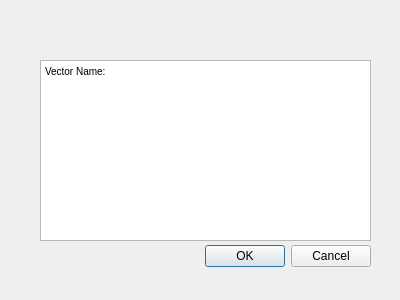
<?xml version="1.0" encoding="UTF-8"?>
<ui version="4.0">
 <class>Dialog</class>
 <widget class="QDialog" name="Dialog">
  <property name="geometry">
   <rect>
    <x>0</x>
    <y>0</y>
    <width>400</width>
    <height>300</height>
   </rect>
  </property>
  <property name="windowTitle">
   <string>Dialog</string>
  </property>
  <widget class="QDialogButtonBox" name="buttonBox">
   <property name="geometry">
    <rect>
     <x>30</x>
     <y>240</y>
     <width>341</width>
     <height>32</height>
    </rect>
   </property>
   <property name="orientation">
    <enum>Qt::Horizontal</enum>
   </property>
   <property name="standardButtons">
    <set>QDialogButtonBox::Cancel|QDialogButtonBox::Ok</set>
   </property>
  </widget>
  <widget class="QTextEdit" name="textEdit">
   <property name="geometry">
    <rect>
     <x>40</x>
     <y>60</y>
     <width>331</width>
     <height>181</height>
    </rect>
   </property>
   <property name="html">
    <string>&lt;!DOCTYPE HTML PUBLIC &quot;-//W3C//DTD HTML 4.0//EN&quot; &quot;http://www.w3.org/TR/REC-html40/strict.dtd&quot;&gt;
&lt;html&gt;&lt;head&gt;&lt;meta name=&quot;qrichtext&quot; content=&quot;1&quot; /&gt;&lt;style type=&quot;text/css&quot;&gt;
p, li { white-space: pre-wrap; }
&lt;/style&gt;&lt;/head&gt;&lt;body style=&quot; font-family:'.SF NS Text'; font-size:13pt; font-weight:400; font-style:normal;&quot;&gt;
&lt;p style=&quot; margin-top:0px; margin-bottom:0px; margin-left:0px; margin-right:0px; -qt-block-indent:0; text-indent:0px;&quot;&gt;&lt;span style=&quot; font-family:'MS Shell Dlg 2'; font-size:7.8pt;&quot;&gt;Vector Name:&lt;/span&gt;&lt;/p&gt;&lt;/body&gt;&lt;/html&gt;</string>
   </property>
  </widget>
 </widget>
 <resources/>
 <connections>
  <connection>
   <sender>buttonBox</sender>
   <signal>accepted()</signal>
   <receiver>Dialog</receiver>
   <slot>accept()</slot>
   <hints>
    <hint type="sourcelabel">
     <x>248</x>
     <y>254</y>
    </hint>
    <hint type="destinationlabel">
     <x>157</x>
     <y>274</y>
    </hint>
   </hints>
  </connection>
  <connection>
   <sender>buttonBox</sender>
   <signal>rejected()</signal>
   <receiver>Dialog</receiver>
   <slot>reject()</slot>
   <hints>
    <hint type="sourcelabel">
     <x>316</x>
     <y>260</y>
    </hint>
    <hint type="destinationlabel">
     <x>286</x>
     <y>274</y>
    </hint>
   </hints>
  </connection>
 </connections>
</ui>
